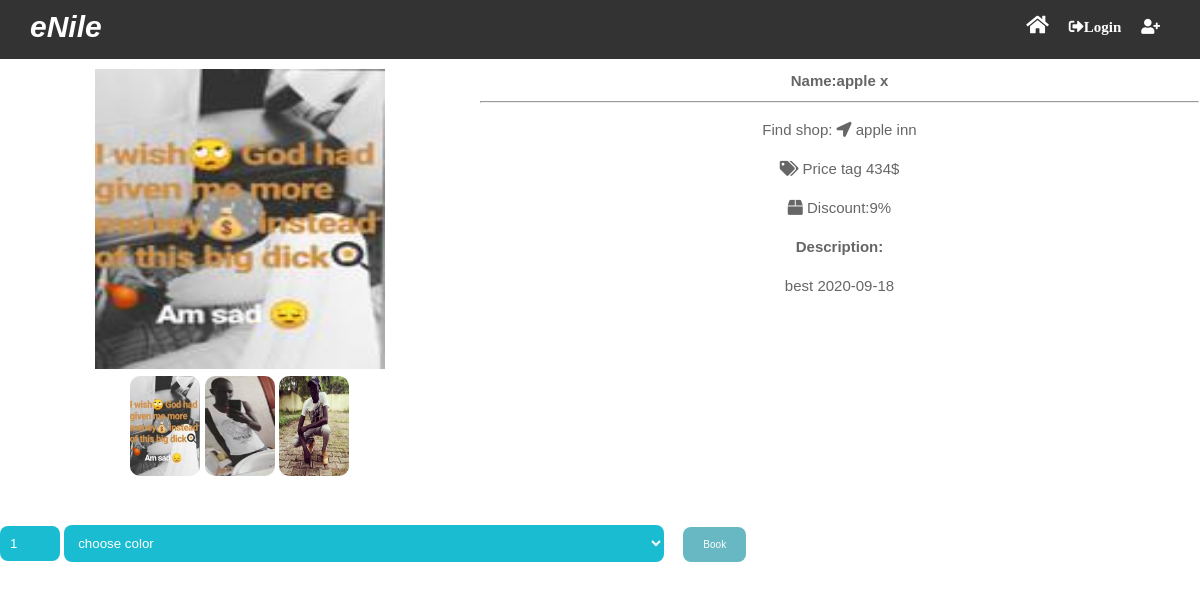
/post/1, run on the app's committed database.
### flasky/models.py (models this page shows, shortened)
class Post(db.Model):
	id= db.Column(db.Integer, primary_key=True)
	date_posted= db.Column(db.DateTime, nullable=False, default=datetime.utcnow)
	name= db.Column(db.String(120), nullable=False)
	price= db.Column(db.Text, nullable=False)
	discount= db.Column(db.Integer, nullable=False)
	stock= db.Column(db.Integer, nullable=False)
	color= db.Column(db.Text, nullable=False)
	description= db.Column(db.Text, nullable=False)
	brand= db.Column(db.String(20), nullable=False, unique=False)
	category= db.Column(db.String(20), nullable=False, unique=False)
	image=db.Column(db.String(120), nullable=False)
	image_1=db.Column(db.String(120), nullable=False)
	image_2=db.Column(db.String(120), nullable=False)
	user_id=db.Column(db.Integer, db.ForeignKey('user.id'), nullable=True)

class User(db.Model, UserMixin):
	id= db.Column(db.Integer, primary_key=True)
	brand_name = db.Column(db.String(20), unique = True, nullable = False)
	username= db.Column(db.String(15), unique=True, nullable=False)
	email= db.Column(db.String(20), unique=True, nullable=False)
	password= db.Column(db.String(20), unique=True, nullable=False)
	country = db.Column(db.String(20), unique= False, nullable= False)
	location = db.Column(db.String(20), unique = False, nullable= False)
	lat = db.Column(db.String(20), unique = False, nullable= True)
	lng = db.Column(db.String(20), unique = False, nullable= True)
	contact = db.Column(db.Integer, unique=True ,nullable= False)
	rating = db.Column(db.Integer, unique= False, nullable= True, default=0)
	credit_card =db.Column(db.Integer, unique= True, nullable= False)
	image_file=db.Column(db.String(100), nullable=False, default='default.png')
	posts=db.relationship('Post', backref='author', lazy=True)
	messages_sent = db.relationship('Messages',
									foreign_keys='Messages.sender_id',
									backref='author',lazy='dynamic')
	messages_recieved = db.relationship('Messages',
									foreign_keys='Messages.recipient_id',
									backref='recipient',lazy='dynamic')
	last_message_read_time = db.Column(db.DateTime)
	followed = db.relationship(
	'User', secondary=followers,
	primaryjoin=(followers.c.follower_id==id),
	secondaryjoin=(followers.c.followed_id==id),
	backref= db.backref('followers', lazy = 'dynamic'), lazy ='dynamic')

### flasky/routes.py (the view)
@app.route("/post/<int:post_id>")
def post(post_id):
	post=Post.query.get_or_404(post_id)
	return render_template('post.html', title=post.name, post=post)

### flasky/templates/post.html (shortened to what this page needs)
{% extends "layout.html" %}
{% block content %}
  <div class="contenter">
    <div class="smallbox">
  	 <div  id="s_image">
       <img  src="{{url_for('static', filename='shoppics/' + post.image)}}"   width="290" height="300">
     </div>
      <div id="b_image" class="row">
        <img  src="{{url_for('static', filename='shoppics/' + post.image)}}" style="border-radius: 10px;" width="70" height="100">
        <img  src="{{url_for('static', filename='shoppics/' + post.image_1)}}"  style="border-radius: 10px;"  width="70" height="100">
        <img  src="{{url_for('static', filename='shoppics/' + post.image_2)}}"  style="border-radius: 10px;"  width="70" height="100">
      </div>
    </div>
    <div class="bigbox">
     <b >Name:{{post.name}}</b>
     <hr>
     <p> Find shop<a href="{{url_for('user', brand_name= post.author.brand_name )}}">: <i class="fas fa-location-arrow"></i>  {{post.author.brand_name}}</a> </p>
     <p><i class="fas fa-tags"></i> Price tag    {{post.price}}$</p>
     <p><i class="fas fa-box"></i> Discount:{{post.discount}}%</p>
  	 <b>Description:</b>
     <p >{{post.description}}  {{post.date_posted.strftime('%Y-%m-%d')}}</p>
    </div>
    <form action="{{url_for('AddCart')}}" method="post">
      <input class="fuits" type="number"  name="quantity" id="" value="1" min="1" max="{{post.stock}}">
      {% set colors = post.color.split(',') %}
      <select name="colors" id="" class="fuits" >
        <option value="">choose color</option>
      </select>
      <button type="submit" class="btn-btn">Book</button>
    </form>
 </div>
{% endblock content %}

### flasky/static/css/all.css (style rules this page uses)
.fa, .fas, .far, .fal, .fad, .fab { -moz-osx-font-smoothing: grayscale; -webkit-font-smoothing: antialiased; display: inline-block; font-style: normal; font-variant: normal; text-rendering: auto; line-height: 1; }
.fa-box:before { content: "\f466"; }
.fa-location-arrow:before { content: "\f124"; }
.fa-tags:before { content: "\f02c"; }
.fa, .fas { font-family: 'Font Awesome 5 Free'; font-weight: 900; }

### flasky/templates/layout.html (style rules this page uses)
* { box-sizing: border-box; }
html, body { margin:0; padding: 0; font-family: "Arial", sans-serif; font-size: 15px; color: #666; line-height: 1.6em; }
a { color: #666; text-decoration: none; }
.btn-btn { padding: 12px 20px; background: #03899c; border: none; color: white; border-radius: 8px; font-size: 10px; text-decoration: none; transition: all .3s ease-in; opacity: 0.6; }
button { margin: 0 0 5px 15px; padding: 5px 20px 5px 20px; background-color: rgb(240, 231, 231); cursor: pointer; border-style: none; border-radius: 6px; }
.contenter { content: ""; display: block; clear: both; }
.contenter> div { height: 465px; padding-top: 10px; padding-bottom: 10px; text-align: center; float: left; border-right: 1px solid white; background: white; }
.smallbox { position: relative; width: 40% }
.row img { margin: 0 auto; }
.bigbox { width: 60%; float: left; }
.bigbox p { float: none; }
.fuits { outline: none; border: none; background: #19bcd1; color: white; padding: 10px; border-radius: 8px; }
select { outline: none; border: none; background:white; color: #0389cc; padding: 10px; width: 50%; margin: 1px auto; }

### data on the page
Post: image (picture), image_1 (picture), image_2 (picture), name "apple x", price "434", discount "9", description "best", date_posted "2020-09-18"
User: author.brand_name "apple inn"
